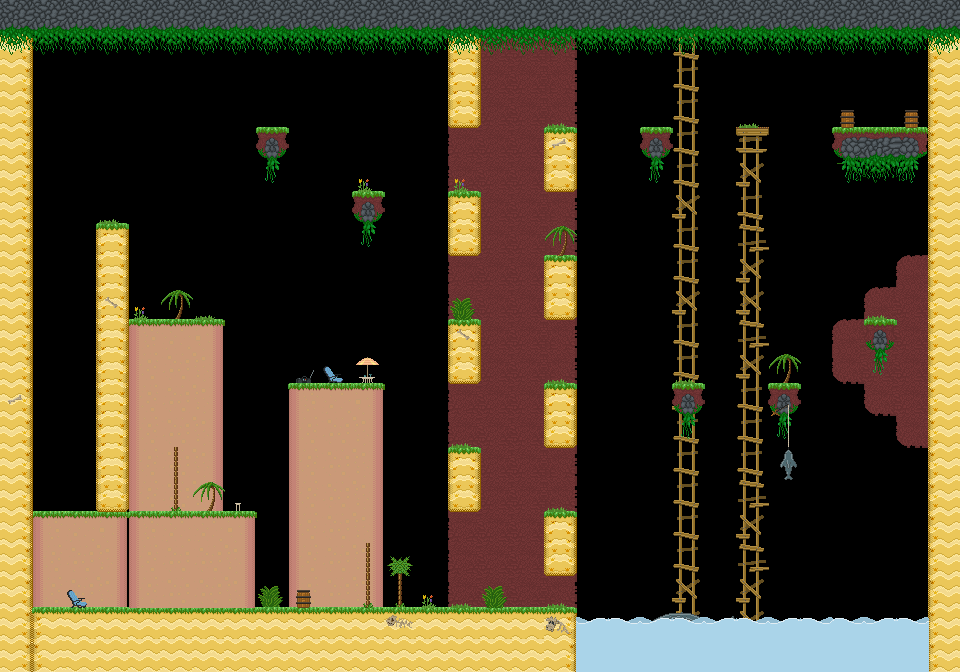

Tiled map render using the project's own tile images. Description and the map definition, with tile-layer contents summarised, below:
An orthogonal 30x21 tile map with 32x32 px tiles, 3 tile layers (background, main, foreground), 5 tilesets and 76 objects (23x spike, 22x veggie, 2x treetop_palm, start, chest, ...).

<map version="1.5" tiledversion="1.7.2" orientation="orthogonal" renderorder="right-down" width="30" height="21" tilewidth="32" tileheight="32" infinite="0" nextlayerid="10" nextobjectid="80">
 <properties>
  <property name="hints" value="" />
  <property name="time_to_beat" value="7" />
 </properties>
 <tileset firstgid="1" name="grass_level" tilewidth="32" tileheight="32" tilecount="153" columns="17">
  <image source="../../sprites/tilesets/34tile.png" width="544" height="306" />
 </tileset>
 <tileset firstgid="154" name="object_tilemap_32" tilewidth="32" tileheight="32" tilecount="25" columns="5">
  <image source="../../sprites/tilesets/object_tilemap_32.png" width="160" height="160" />
 </tileset>
 <tileset firstgid="179" name="object_tilemap_16" tilewidth="16" tileheight="16" tilecount="12" columns="4">
  <image source="../../sprites/tilesets/object_tilemap_16.png" width="64" height="48" />
 </tileset>
 <tileset firstgid="191" name="treetops_big_96" tilewidth="96" tileheight="64" tilecount="2" columns="2">
  <image source="../../sprites/objects/scenery/treetops_big_96.png" trans="ff00ff" width="192" height="64" />
 </tileset>
 <tileset firstgid="193" name="beach" tilewidth="33" tileheight="33" spacing="1" margin="1" tilecount="189" columns="21">
  <image source="../../sprites/tilesets/34tile_beach_temp.png" width="714" height="306" />
 </tileset>
 <layer id="1" name="background" width="30" height="21">
  <properties>
   <property name="background" value="background" />
  </properties>
  <data>[630 cells, 194 non-empty, 24 distinct tile ids]</data>
 </layer>
 <layer id="2" name="main" width="30" height="21">
  <data>[630 cells, 379 non-empty, 27 distinct tile ids]</data>
 </layer>
 <layer id="3" name="foreground" width="30" height="21">
  <properties>
   <property name="foreground" value="foreground" />
  </properties>
  <data>[630 cells, 178 non-empty, 28 distinct tile ids]</data>
 </layer>
 <objectgroup color="#e70000" id="4" name="hard-blocks">
  <object id="1" x="256" y="128" width="32" height="32" />
  <object id="2" x="352" y="192" width="32" height="32" />
  <object id="3" x="640" y="128" width="32" height="32" />
  <object id="4" x="672" y="384" width="32" height="32" />
  <object id="5" x="768" y="384" width="32" height="32" />
  <object id="6" x="864" y="320" width="32" height="32" />
  <object id="7" x="832" y="128" width="96" height="32" />
  <object id="78" x="0" y="0" width="960" height="32" />
 </objectgroup>
 <objectgroup color="#0055ff" id="5" name="soft-blocks">
  <object id="8" x="128" y="320" width="96" height="32" />
  <object id="9" x="288" y="384" width="96" height="32" />
  <object id="10" x="32" y="512" width="224" height="32" />
  <object id="11" x="736" y="128" width="32" height="32" />
 </objectgroup>
 <objectgroup id="6" name="objects-32px">
  <object id="12" name="start" gid="155" x="320" y="608" width="32" height="32">
   <properties>
    <property name="direction" value="right" />
    <property name="health" value="100" />
   </properties>
  </object>
  <object id="13" name="chest" gid="154" x="864" y="128" width="32" height="32">
   <properties>
    <property name="item_no" value="16" />
    <property name="type" value="costume_head" />
   </properties>
  </object>
  <object id="14" name="walking_enemy" gid="158" x="160" y="512" width="32" height="32">
   <properties>
    <property name="bound_to_platform" value="true" />
    <property name="direction" value="right" />
   </properties>
  </object>
  <object id="15" name="bouncing_wall" gid="160" x="832" y="352" width="32" height="32">
   <properties>
    <property name="direction" value="left" />
   </properties>
  </object>
  <object id="16" name="treetop_palm" gid="177" x="351" y="549" width="32" height="32" />
  <object id="17" name="treetop_palm" gid="177" x="158" y="452" width="32" height="32" />
  <object id="18" name="goal" gid="156" x="46" y="452" width="32" height="32" />
 </objectgroup>
 <objectgroup id="7" name="objects-16px">
  <object id="19" name="spike" gid="186" x="583" y="660" width="16" height="16" />
  <object id="20" name="spike" gid="186" x="615" y="659" width="16" height="16" />
  <object id="21" name="spike" gid="186" x="647" y="658" width="16" height="16" />
  <object id="22" name="spike" gid="186" x="681" y="658" width="16" height="16" />
  <object id="23" name="spike" gid="186" x="713" y="658" width="16" height="16" />
  <object id="24" name="spike" gid="186" x="744" y="660" width="16" height="16" />
  <object id="25" name="spike" gid="186" x="773" y="658" width="16" height="16" />
  <object id="26" name="spike" gid="186" x="804" y="658" width="16" height="16" />
  <object id="27" name="spike" gid="186" x="838" y="659" width="16" height="16" />
  <object id="28" name="spike" gid="186" x="874" y="659" width="16" height="16" />
  <object id="29" name="spike" gid="186" x="904" y="660" width="16" height="16" />
  <object id="30" name="spike" gid="186" x="31" y="278" width="16" height="16" />
  <object id="31" name="spike" gid="186" x="30" y="291" width="16" height="16" />
  <object id="32" name="spike" gid="186" x="75" y="381" width="16" height="16" />
  <object id="33" name="spike" gid="186" x="30" y="479" width="16" height="16" />
  <object id="34" name="spike" gid="186" x="44" y="491" width="16" height="16" />
  <object id="35" name="spike" gid="186" x="35" y="509" width="16" height="16" />
  <object id="36" name="spike" gid="186" x="83" y="369" width="16" height="16" />
  <object id="37" name="veggie" gid="179" x="186" y="313" width="16" height="16" />
  <object id="38" name="veggie" gid="179" x="148" y="313" width="16" height="16" />
  <object id="39" name="veggie" gid="179" x="265" y="122" width="16" height="16" />
  <object id="40" name="veggie" gid="179" x="347" y="379" width="16" height="16" />
  <object id="41" name="veggie" gid="179" x="311" y="379" width="16" height="16" />
  <object id="42" name="veggie" gid="179" x="522" y="420" width="16" height="16" />
  <object id="43" name="veggie" gid="179" x="488" y="520" width="16" height="16" />
  <object id="44" name="veggie" gid="179" x="553" y="507" width="16" height="16" />
  <object id="45" name="veggie" gid="179" x="731" y="349" width="16" height="16" />
  <object id="46" name="veggie" gid="179" x="909" y="263" width="16" height="16" />
  <object id="47" name="veggie" gid="179" x="889" y="238" width="16" height="16" />
  <object id="48" name="veggie" gid="179" x="484" y="122" width="16" height="16" />
  <object id="49" name="spike" gid="186" x="654" y="232" width="16" height="16" />
  <object id="50" name="spike" gid="186" x="607" y="243" width="16" height="16" />
  <object id="51" name="spike" gid="186" x="629" y="261" width="16" height="16" />
  <object id="52" name="spike" gid="186" x="605" y="281" width="16" height="16" />
  <object id="53" name="spike" gid="186" x="659" y="272" width="16" height="16" />
  <object id="54" name="veggie" gid="179" x="142" y="504" width="16" height="16" />
  <object id="55" name="veggie" gid="179" x="212" y="505" width="16" height="16" />
  <object id="56" name="veggie" gid="179" x="74" y="285" width="16" height="16" />
  <object id="57" name="veggie" gid="179" x="40" y="377" width="16" height="16" />
  <object id="58" name="veggie" gid="179" x="482" y="357" width="16" height="16" />
  <object id="59" name="veggie" gid="179" x="522" y="296" width="16" height="16" />
  <object id="60" name="veggie" gid="179" x="483" y="229" width="16" height="16" />
  <object id="61" name="veggie" gid="179" x="524" y="170" width="16" height="16" />
  <object id="62" name="veggie" gid="179" x="359" y="184" width="16" height="16" />
  <object id="63" name="veggie" gid="179" x="456" y="182" width="16" height="16" />
 </objectgroup>
 <objectgroup id="8" name="treetop_big" />
 <objectgroup color="#00aa00" id="9" name="sand-blocks">
  <!-- 12 objects omitted --></objectgroup>
</map>
<!-- 12 of 76 objects omitted -->
